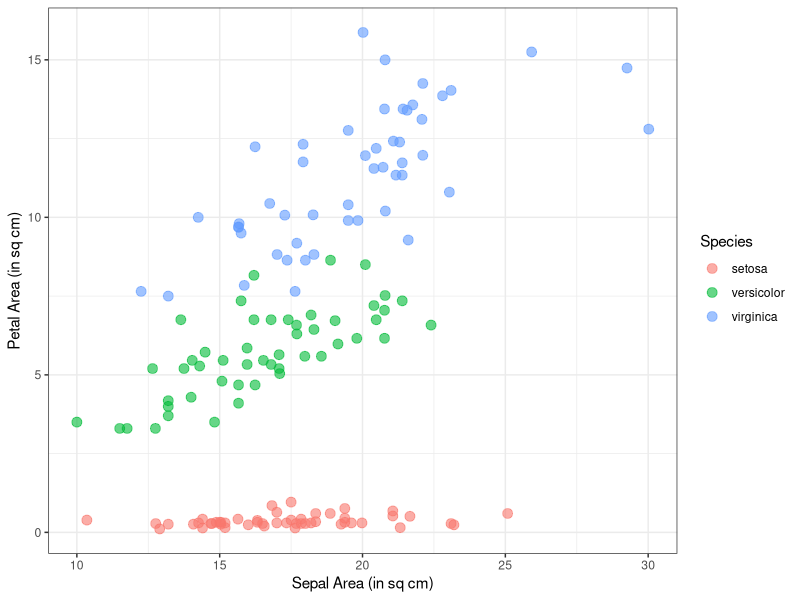

This figure's R source:
## ---- chunk 1
knitr::opts_chunk$set(echo = TRUE)
## ---- chunk 2
library(dplyr)
library(ggplot2)
## ---- chunk 3
iris_df <- iris %>%
  mutate(sepal_area = Sepal.Length * Sepal.Width,
         petal_area = Petal.Length * Petal.Width)
## ---- chunk 4
knitr::kable(head(iris_df))
## ---- chunk 5
ggplot(iris_df, aes(sepal_area, petal_area)) +
  geom_point(aes(color=Species), alpha=0.6, size=3) +
  labs(x="Sepal Area (in sq cm)", y="Petal Area (in sq cm)") +
  theme_bw()
